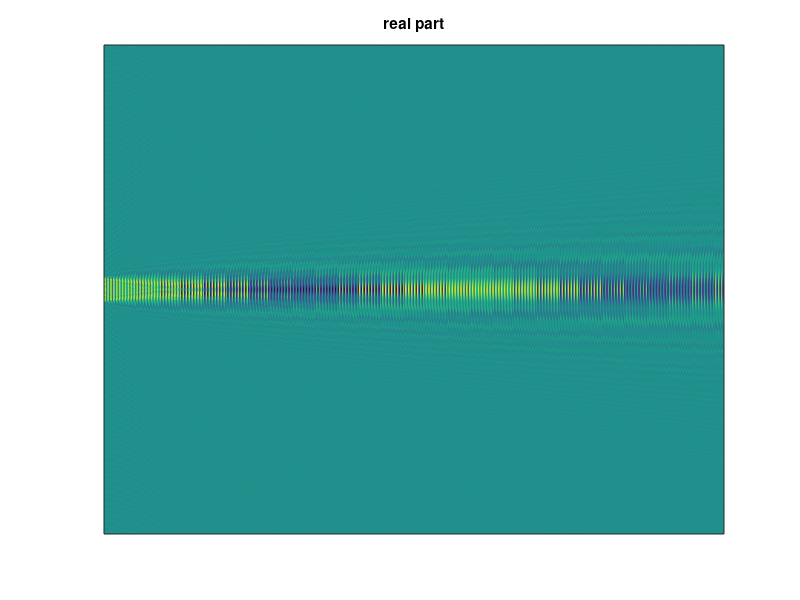
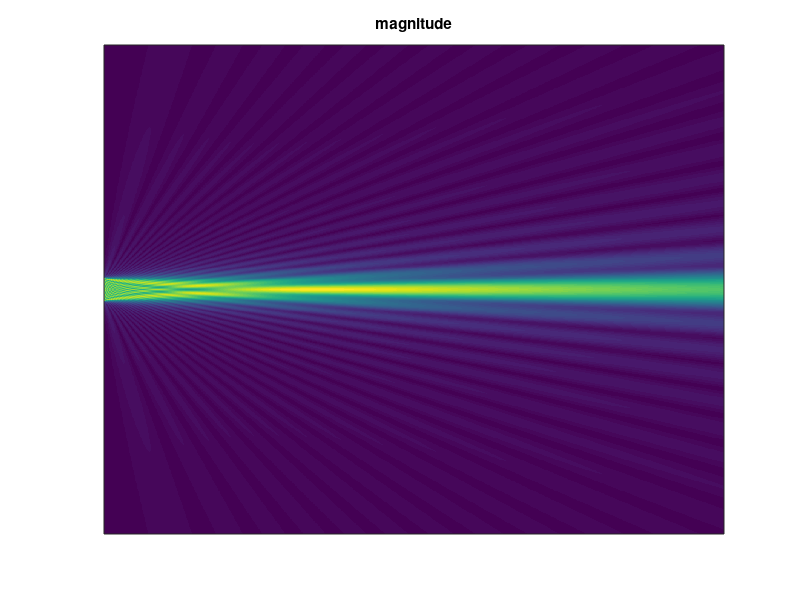

Reproduce these figures in MATLAB, in order.
%=========================================================================
%                                                                     
%       BIOMEDICAL IMAGING
%       ULTRASOUND 2
%
%=========================================================================

%=========================================================================
%	PHASED ARRAY
%=========================================================================

function [] = PHASED_ARRAY()

    clear all; close all; 
    
    fprintf ( '-----------------------------------------\n' );  
    fprintf ( ' PHASED ARRAY                            \n' );  
    fprintf ( '-----------------------------------------\n' );  
    
    
    % Ultrasound specs
    
    f = 1.5E6;                      % frequency [Hz]
    c = 1480;                       % speed of sound in water [m/s]
    k = 2*pi*f/c;                   % wave number [rad/m]
    lambda = c/f;                   % wavelength [m]
    
    
    % Transducer array
    
    nt = 40;                         % number of transducers
    pitch = 0.5*lambda;              % spacing of transducers
    
    
    % Definition of 2D grid for wave calculation
    
    n = 1024;                       % grid size in each dimension
    x_range = [0,0.4];              % covered range in x [m]
    y_range = [-0.2,0.2];           % covered range in y [m]
    
    x_values = x_range(1)+(x_range(2)-x_range(1))*[0:(n-1)]./(n-1);    % vector of x values on the grid
    y_values = y_range(1)+(y_range(2)-y_range(1))*[0:(n-1)]./(n-1);    % vector of y values on the grid
    
    [x,y] = meshgrid(x_values,y_values);    % the grid, given by 2D arrays x,y   
      
    
    % Loop through transducers and sum up their wave contributions
    
    wave = zeros(n,n);                      % container for pressure wave
    
    for t = 1:nt  
        
        x0 = -0.001;                        % x coordinate of transducer, 1 mm outside the container 
        y0 = pitch*(t-(nt+1)/2);            % y coordinate of transducer
        
        r = sqrt((x-x0).^2+(y-y0).^2);      % distance from transducer, on the grid
               
        phase = 0;                          % phase of transducer input [rad] -> task how to define this such that wave gets deflected (suitable super-position of partial waves)
        amplitude = 1;                      % relative amplitude of transducer input
                     
        wave = wave + exp(i*(k*r))./sqrt(r) .* amplitude .* exp(i*phase);   % add partial wave to net wave
        
    end

    figure('position',[100 100 800 500])    
    imagesc(real(wave)), title('real part');  
    set(gca, 'XTick', []);
    set(gca, 'YTick', []);
    
    figure('position',[100 100 800 500])
    imagesc(abs(wave)), title('magnitude')
    set(gca, 'XTick', []);
    set(gca, 'YTick', []);    
    
end
    